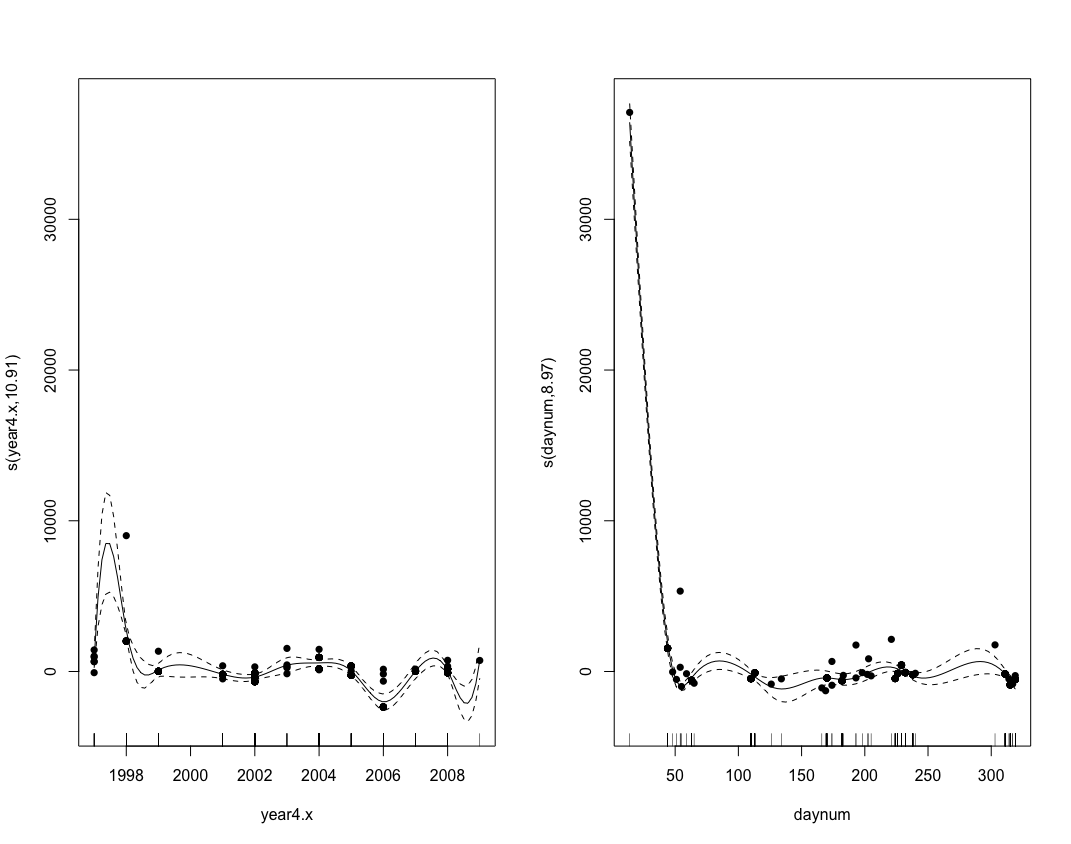

This figure's R source:
library(tidyverse)
library(lubridate)
library(ggplot2)
library(mgcv)

Limnothrixyears <- read_csv("Limnothrixlte_lite3_chloro_datayearonly.csv", 
                       col_types = cols(X1 = col_skip(), X1.x = col_skip(), 
                                        daynum = col_skip(), sampledate = col_date(format = "%m/%d/%Y")))
View(Limnothrixyears)

##Add in daynumber        
Limnothrixyears$daynum<- yday(Limnothrixyears$sampledate)
Limnothrixyears
######daynumb

Limnothrixexperience <- gam(CellBioVol ~ s(year4.x, bs = "gp")+ s(daynum), data=Limnothrixyears)
limn<-plot(Limnothrixexperience, page=1)
limn<- plot(Limnothrixexperience,pages=1,residuals=TRUE,all.terms=TRUE, pch=16)
limn
summary(Limnothrixexperience)
